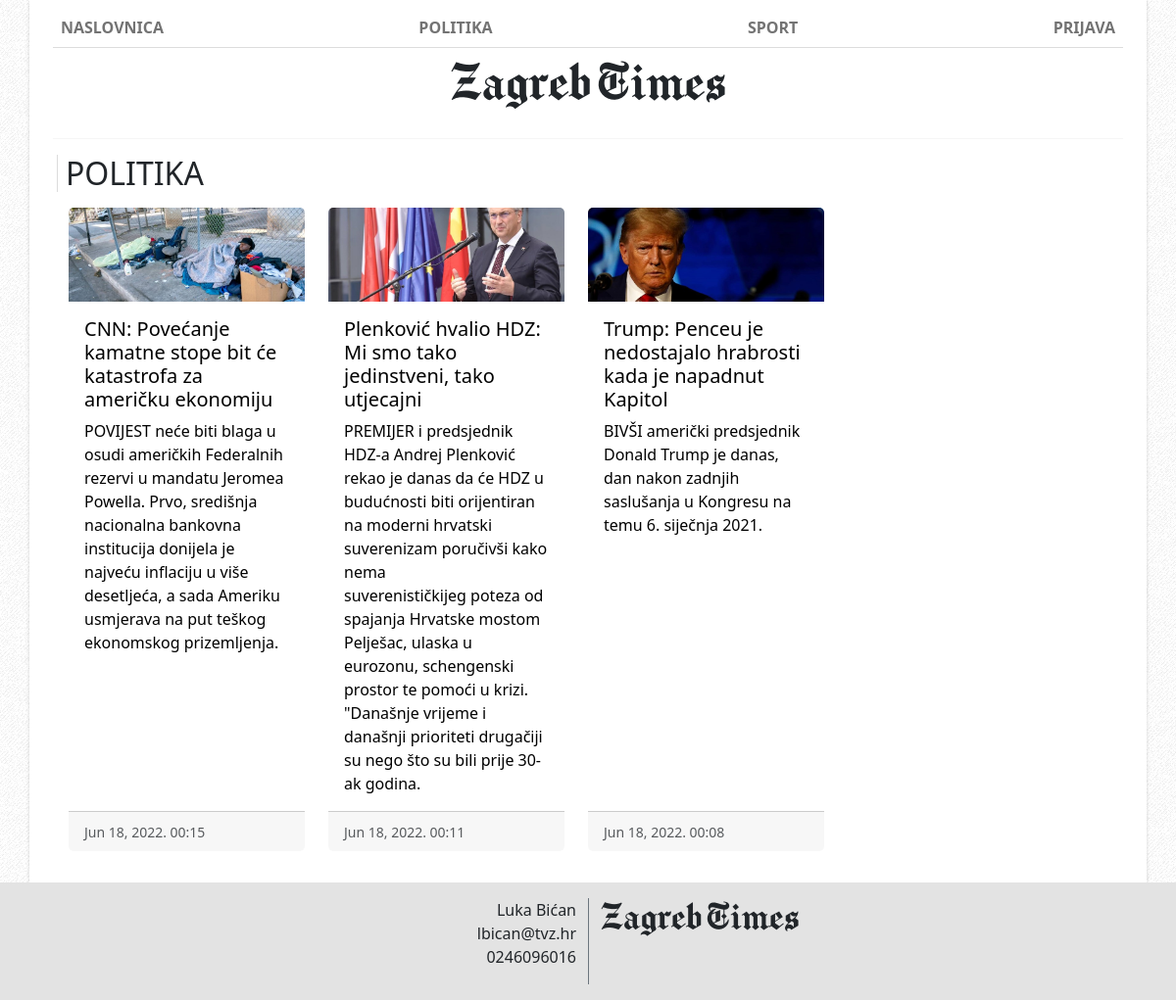
The page /category.php?category=pol on the database its author committed.
### tables this page shows
CREATE TABLE `news` (
  `id` int(11) NOT NULL AUTO_INCREMENT,
  `title` varchar(255) DEFAULT NULL,
  `short_desc` text DEFAULT NULL,
  `content` text DEFAULT NULL,
  `author` varchar(120) DEFAULT NULL,
  `date` datetime DEFAULT NULL,
  `category` varchar(30) DEFAULT NULL,
  `photo` varchar(255) DEFAULT NULL,
  `archive` tinyint(2) NOT NULL DEFAULT 0,
  PRIMARY KEY (`id`)
);

### article-echo.php (the view, shortened to what this page needs)
<?php
function fetchArticles($type, $limit)
{
    $dbc = connectToDatabase();
    if ($dbc) {
        if ($limit) {
            $query = "SELECT * FROM news WHERE category = '" . $type . "'AND archive = 0 ORDER BY news.date DESC LIMIT 3;";
        } else {
            $query = "SELECT * FROM news WHERE category = '" . $type . "'AND archive = 0 ORDER BY news.date DESC;";
        }
        $result = mysqli_query($dbc, $query);
        if ($result) {
            while ($row = mysqli_fetch_array($result)) {
                $id = $row['id'];
                $title = $row['title'];
                $desc = $row['short_desc'];
                $date = $row['date'];
                $datetime = date("M d, Y. H:i", strtotime($date));
                $photo = $row['photo'];
                if($limit)
                {echo '<div class="col-lg-4 pb-2">';}
                else{
                    echo '<div class="col-lg-3 pb-2">';
                }
                echo '<a href = "article.php?id=' . $id . '" class="news-link"><div class="card h-100 ">
                    <img src= ' . $photo . ' class="card-img-top" alt="...">
                    <div class="card-body">
                        <h5 class="card-title">' . $title . '</h5>
                        <p class="card-text">' . $desc . '</p>
                    </div>
                    <div class="card-footer">
                    <small class="text-muted">' . $datetime . '</small>
                    </div>
                </div>
                </a>
            </div>';
            }
        }
    }
}

### style.css (style rules this page uses)
body { background: url(func-img/groovepaper.png) repeat; }
.news-link { color: black; text-decoration: none; }
.news-link .card { transition: 0.5s; }
@media (min-width: 992px) { .card-img-top { width: 100% !important; height: 8vw !important; object-fit: cover !important; } }
.card { border: 0; }

### category.php (style rules this page uses)
@media (min-width: 992px) { .card-img-top { width: 100%; height: 8vw; object-fit: cover; } }
.card { border: 0px; }

### rows shown on the page
news: photo (picture), title "CNN: Povećanje kamatne stope bit će katastrofa za američku ekonomiju", short_desc "POVIJEST neće biti blaga u osudi američkih Federalnih rezervi u mandatu Jeromea Powella. Prvo, središnja nacionalna bankovna institucija donijela je najveću inflaciju u više desetljeća, a sada Ameriku usmjerava na put teškog ekonomskog prizemljenja.", date "Jun 18, 2022. 00:15"
news: photo (picture), title "Plenković hvalio HDZ: Mi smo tako jedinstveni, tako utjecajni", short_desc "PREMIJER i predsjednik HDZ-a Andrej Plenković rekao je danas da će HDZ u budućnosti biti orijentiran na moderni hrvatski suverenizam poručivši kako nema suverenističkijeg poteza od spajanja Hrvatske mostom Pelješac, ulaska u eurozonu, schengenski prostor te pomoći u krizi. \"Današnje vrijeme i današnji prioriteti drugačiji su nego što su bili prije 30-ak godina.", date "Jun 18, 2022. 00:11"
news: photo (picture), title "Trump: Penceu je nedostajalo hrabrosti kada je napadnut Kapitol", short_desc "BIVŠI američki predsjednik Donald Trump je danas, dan nakon zadnjih saslušanja u Kongresu na temu 6. siječnja 2021.", date "Jun 18, 2022. 00:08"
